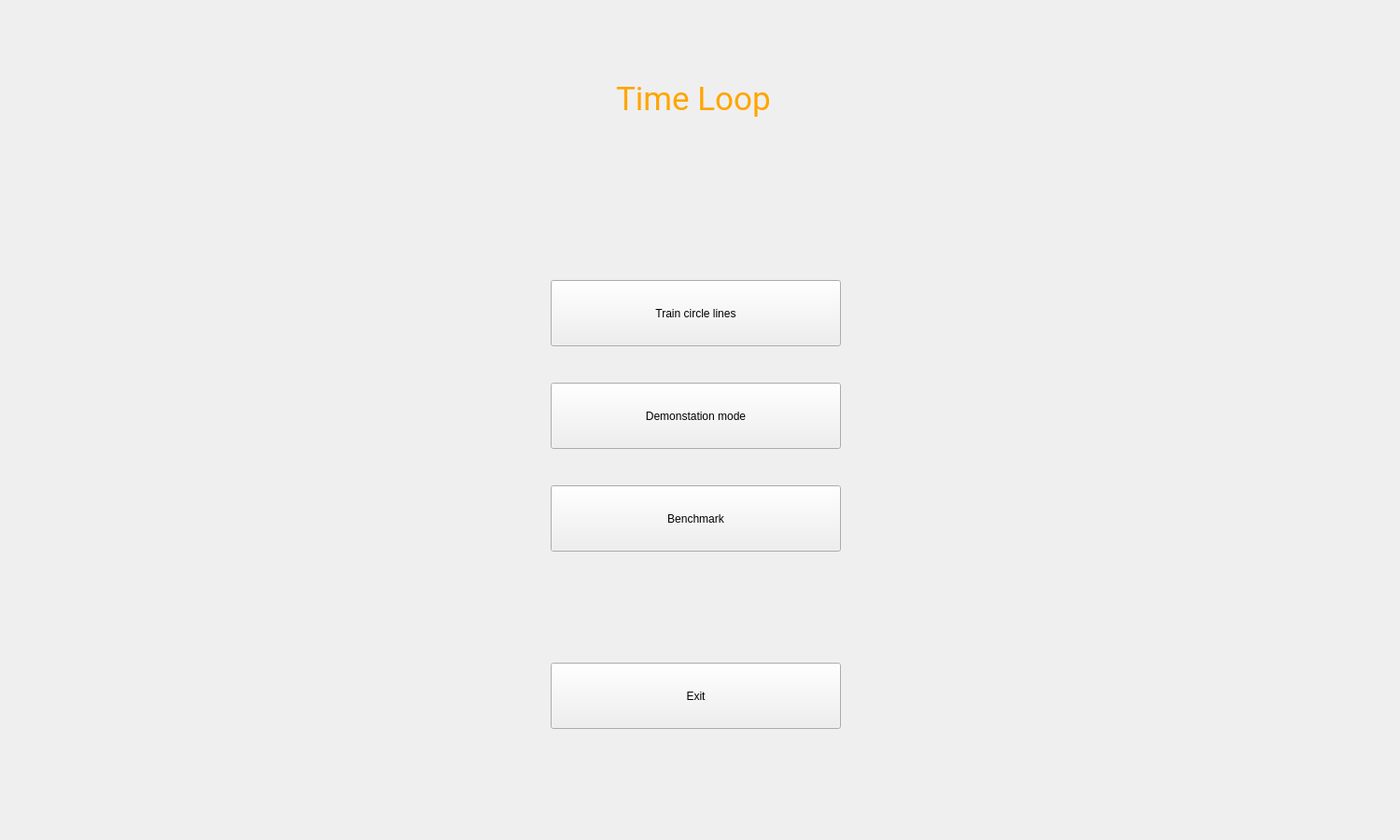
<?xml version="1.0" encoding="UTF-8"?>
<ui version="4.0">
 <class>MainWindow</class>
 <widget class="QMainWindow" name="MainWindow">
  <property name="geometry">
   <rect>
    <x>0</x>
    <y>0</y>
    <width>1500</width>
    <height>900</height>
   </rect>
  </property>
  <property name="windowTitle">
   <string>MainWindow</string>
  </property>
  <widget class="QWidget" name="centralwidget">
   <widget class="QStackedWidget" name="stackedWidget">
    <property name="geometry">
     <rect>
      <x>0</x>
      <y>0</y>
      <width>1500</width>
      <height>900</height>
     </rect>
    </property>
    <property name="currentIndex">
     <number>0</number>
    </property>
    <widget class="QWidget" name="mainPage">
     <widget class="QPushButton" name="demoButton">
      <property name="geometry">
       <rect>
        <x>590</x>
        <y>410</y>
        <width>311</width>
        <height>71</height>
       </rect>
      </property>
      <property name="text">
       <string>Demonstation mode</string>
      </property>
     </widget>
     <widget class="QPushButton" name="interactButton">
      <property name="geometry">
       <rect>
        <x>590</x>
        <y>300</y>
        <width>311</width>
        <height>71</height>
       </rect>
      </property>
      <property name="text">
       <string>Train circle lines</string>
      </property>
     </widget>
     <widget class="QPushButton" name="exitButton">
      <property name="geometry">
       <rect>
        <x>590</x>
        <y>710</y>
        <width>311</width>
        <height>71</height>
       </rect>
      </property>
      <property name="text">
       <string>Exit</string>
      </property>
     </widget>
     <widget class="QPushButton" name="benchmarkButton">
      <property name="geometry">
       <rect>
        <x>590</x>
        <y>520</y>
        <width>311</width>
        <height>71</height>
       </rect>
      </property>
      <property name="text">
       <string>Benchmark</string>
      </property>
     </widget>
     <widget class="QLabel" name="pageName">
      <property name="geometry">
       <rect>
        <x>660</x>
        <y>60</y>
        <width>191</width>
        <height>91</height>
       </rect>
      </property>
      <property name="styleSheet">
       <string notr="true">color: orange;
font-size: 35px;
font-family: Roboto;</string>
      </property>
      <property name="text">
       <string>Time Loop</string>
      </property>
     </widget>
    </widget>
   </widget>
  </widget>
 </widget>
 <resources/>
 <connections/>
</ui>
